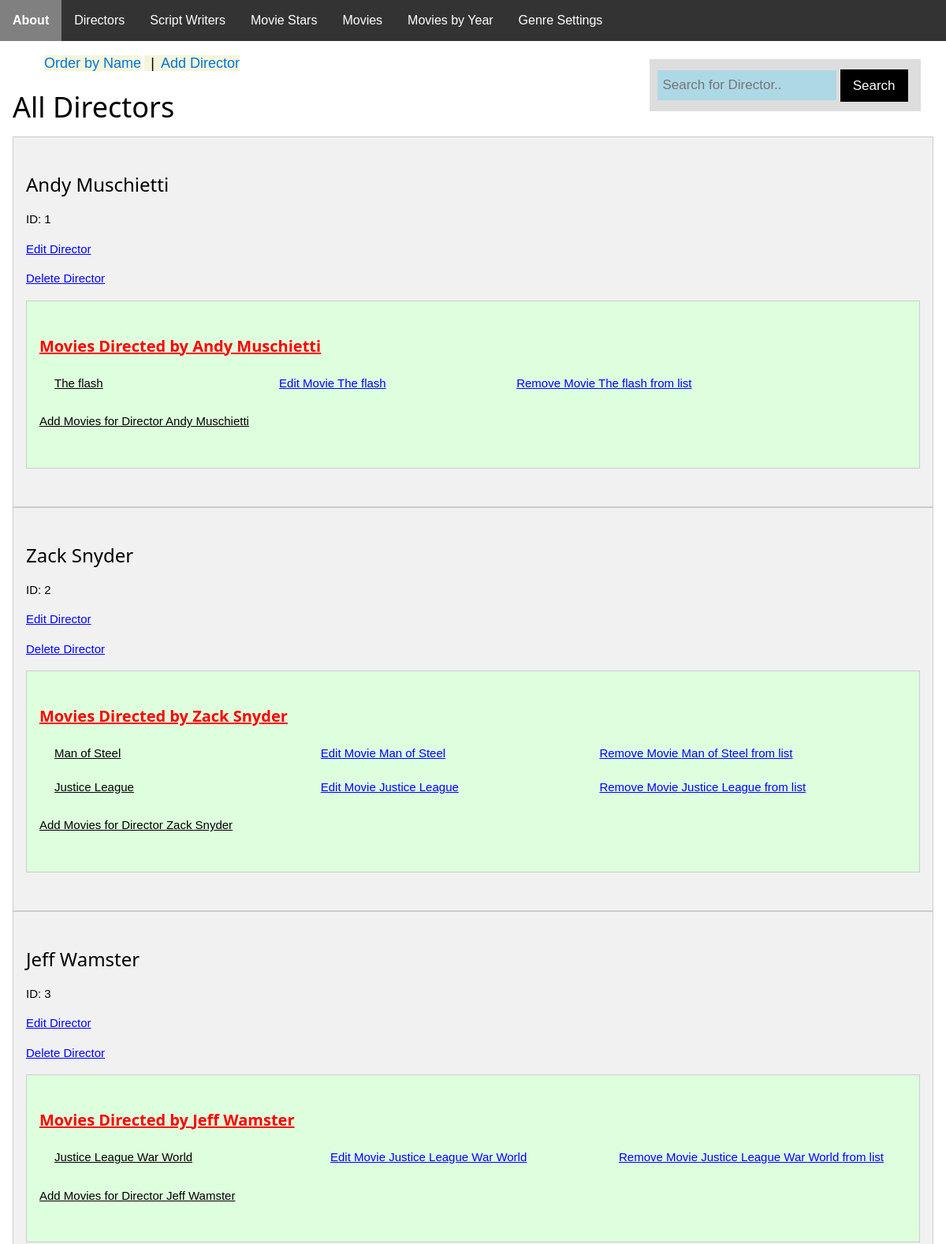
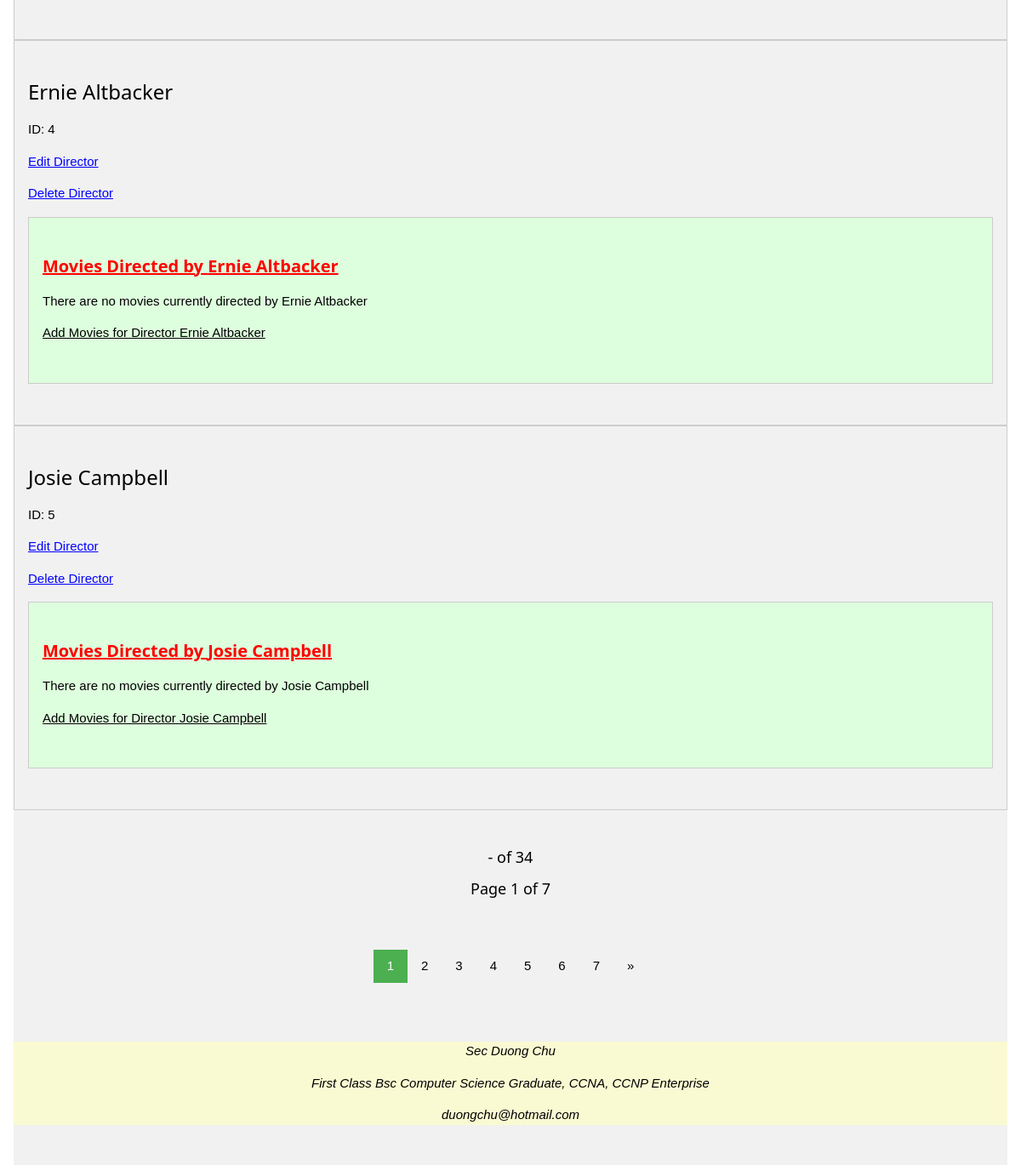
The page /directors/index on the database its author committed (2 pictures, top to bottom).
### app/models/models.py (models this page shows, shortened)
class director(db.Model):
    Director_ID = db.Column(db.Integer, primary_key=True)
    Director_Name = db.Column(db.String(100), nullable=False)

class movie(db.Model):
    Movie_ID = db.Column(db.Integer, primary_key=True)
    Movie_Title = db.Column(db.String(100), nullable=False)
    Duration = db.Column(db.Integer, nullable=False)
    Year = db.Column(db.Integer, nullable=False)
    directed_movies = db.relationship('director', secondary=DirectedMovies, backref='movie')
    categories = db.relationship('genre', secondary=CategorizedMovie, backref='movie')
    cast = db.relationship('moviestar', secondary=MovieCast, backref='movie')
    moviescripts = db.relationship('writer', secondary=MovieScript, backref='movie')
    movie_rating = db.relationship('review', backref='movie')

### app/directors/routes.py (the view)
@directors_bp.route("/", methods=['GET','POST'])
@directors_bp.route("/index", methods=['GET','POST'])
def index():
    order = request.args.get('order')
    page = request.args.get('page', 1, type=int)
    pagination = None
    title = None
    if order == "name":
        pagination = director.query.order_by(director.Director_Name).paginate(page=page, per_page=5)
        title = "All Directors order by Name"
    else:
        pagination = director.query.paginate(page=page, per_page=5)
        title = "All Directors"
    return render_template("directors/index.html", title=title,
                           pagination=pagination, order=order)

### app/templates/directors/index.html (shortened to what this page needs)
{% extends "base.html" %}
{% block content %}
 <ul class="breadcrumb">
	<li><a href="{{ url_for('directors.index', page=1, order='name') }}">Order by Name</a></li>
    <li><a href="{{ url_for('directors.create') }}">Add Director</a></li>
	<div class="search-container">
		<form method="post" action="{{ url_for('directors.search') }}">
			<input id="text" type="text" placeholder="Search for Director.." name="keyword">
			<button class="w3-button w3-black" type="submit">Search</button>
		</form>
	</div>
</ul>
<h1> {{ title }} </h1>
	{% set count = namespace(value=0) %}
	{% set directorcount = namespace(value=0) %}
	{% for director in pagination.items %}
		<div class="w3-container w3-light-grey w3-teal w3-border w3-padding-32">
				{% set directorcount.value = directorcount.value + 1 %}
				{% set directorid = "director" + directorcount.value|string %}
			<span id="{{ directorid }}">
				<h3>  {{ director.Director_Name }} </h3>
				<p> ID: {{ director.Director_ID }} </p>
				<p> <a class="alink" href="{{ url_for('directors.editDirector', Id=director.Director_ID) }}"> Edit Director </a> </p>
				<p><a class="alink" href="#"
				onclick="deleteEntity('{{ directorid }}','{{ url_for('directors.delete',Id=director.Director_ID) }}','{{ director.Director_Name }}')">
				Delete Director</a></p>
				<div class="w3-panel w3-padding-32 w3-pale-green w3-teal w3-border">
					<h4 class="header">Movies Directed by {{ director.Director_Name }} </h4>
					{% if director.movie|length == 0 %}
						<p> There are no movies currently directed by {{ director.Director_Name }} </p>
					{% else %}
						<ul = class="w3-ul">
							<table class="tabledata">
								{% for _movie in director.movie %}
									{% set count.value = count.value + 1 %}
									{% set rowid = 'row' + count.value|string %}
									<tr id="{{ rowid }}">
										<td><li><a href="{{ url_for('movies.movieDetails',Id=_movie.Movie_ID) }}">
										{{ _movie.Movie_Title }} </a></li></td>
										<td><a class="alink" href="{{ url_for('movies.editMovie',Id=_movie.Movie_ID) }}">
										Edit Movie {{ _movie.Movie_Title }} </a></td>
										<td><a class="alink" href="#"
										onclick="deleteAndHideRow('{{ rowid }}',
										'{{ url_for('directors.removeMovie',Id=director.Director_ID, movieId=_movie.Movie_ID) }}'
										,'{{ director.Director_Name }}','{{ _movie.Movie_Title }}')">
										Remove Movie {{ _movie.Movie_Title }} from list </a></td>
									</tr>
								{% endfor %}
							</table>
						</ul>
					{% endif %}
					<p><a href="{{ url_for('directors.addMovie', Id=director.Director_ID) }}">
					Add Movies for Director {{ director.Director_Name }} </a></p>
				</div>
		</div>
	{% endfor %}
	<div class="w3-light-grey w3-padding-32" style="text-align: center;">
		<h5> {{ pagination.first }} - {{ pagination.last }} of {{ pagination.total }}</h5>
		<h5> Page {{ pagination.page }} of {{ pagination.pages }} </h5>
	<div>
	<div class="pagination w3-panel w3-padding-32">
		{% for number in range(1, pagination.pages + 1) %}
			{% if pagination.page != number %}
				<a href="{{ url_for('directors.index', page=number, order=order) }}">{{ number }} </a>
			{% else %}
				<a href="{{ url_for('directors.index', page=number, order=order) }}" class="active">{{ number }}</a>
			{% endif %}
		{% endfor %}
		{% if pagination.has_next %}
			<a href="{{ url_for('directors.index', page=pagination.next_num, order=order) }}">&raquo;</a>
		{% endif %}
	</div>
{% endblock %}

### app/templates/base.html (shortened to what this page needs)
<!DOCTYPE html>
<html>
<head>
<link rel="stylesheet" href="{{ url_for('static', filename='common.css') }}">
<link rel="stylesheet"  href="{{ url_for('static', filename='style.css') }}">
</head>
<body>
	<div class="navbar">
				<a href="{{ url_for('main.about') }}">About</a>
				<a href="{{ url_for('directors.index') }}">Directors</a>
				<a href="{{ url_for('writers.index') }}">Script Writers</a>
				<a href="{{ url_for('moviestars.index') }}">Movie Stars</a>
		<div class="dropdown">
				<button class="dropbtn"> Movies
				</button>
		</div>
		<div class="dropdown">
				<button class="dropbtn"> Movies by Year
				</button>
		</div>
		<div class="dropdown">
				<button class="dropbtn"> Genre Settings
				</button>
		</div>
	</div>
    <div class="w3-container">
	{% block content %}{% endblock %}
        <div class="footer" style="width:100;">
            <p><i>Sec Duong Chu</i></p>
            <p><i>First Class Bsc Computer Science Graduate, CCNA, CCNP Enterprise</i></p>
            <p><i>duongchu@hotmail.com</i></p>
        </div>
    </div>
</body>
</html>

### app/static/common.css (style rules this page uses)
html { box-sizing:border-box }
*,*:before,*:after { box-sizing:inherit }
html { -ms-text-size-adjust:100%;-webkit-text-size-adjust:100% }
body { margin:0 }
a { background-color:transparent }
button,input,select,textarea,optgroup { font:inherit;margin:0 }
button,input { overflow:visible }
button,select { text-transform:none }
button,[type=button],[type=reset],[type=submit] { -webkit-appearance:button }
html,body { font-family:Verdana,sans-serif;font-size:15px;line-height:1.5 }
html { overflow-x:hidden }
h1 { font-size:36px }
h3 { font-size:24px }
h4 { font-size:20px }
h5 { font-size:18px }
h1,h2,h3,h4,h5,h6 { font-family:"Segoe UI",Arial,sans-serif;font-weight:400;margin:10px 0 }
a { color:inherit }
.w3-btn,.w3-button { border:none;display:inline-block;padding:8px 16px;vertical-align:middle;overflow:hidden;text-decoration:none;color:inherit;background-color:inherit;text-align:center;cursor:pointer;white-space:nowrap }
.w3-btn,.w3-button { -webkit-touch-callout:none;-webkit-user-select:none;-khtml-user-select:none;-moz-user-select:none;-ms-user-select:none;user-select:none }
.w3-ul { list-style-type:none;padding:0;margin:0 }
.w3-ul li { padding:8px 16px;border-bottom:1px solid #ddd }
.w3-ul li:last-child { border-bottom:none }
.w3-container:after,.w3-container:before,.w3-panel:after,.w3-panel:before,.w3-row:after,.w3-row:before,.w3-row-padding:after,.w3-row-padding:before, .w3-cell-row:before,.w3-cell-row:after,.w3-clear:after,.w3-clear:before,.w3-bar:before,.w3-bar:after { content:"";display:table;clear:both }
.w3-container,.w3-panel { padding:0.01em 16px }
.w3-panel { margin-top:16px;margin-bottom:16px }
.w3-border { border:1px solid #ccc!important }
.w3-padding-32 { padding-top:32px!important;padding-bottom:32px!important }
.w3-teal,.w3-hover-teal:hover { color:#fff!important;background-color:#009688!important }
.w3-black,.w3-hover-black:hover { color:#fff!important;background-color:#000!important }
.w3-light-grey,.w3-hover-light-grey:hover,.w3-light-gray,.w3-hover-light-gray:hover { color:#000!important;background-color:#f1f1f1!important }
.w3-pale-green,.w3-hover-pale-green:hover { color:#000!important;background-color:#ddffdd!important }

### app/static/style.css (style rules this page uses)
body { font-family: Arial, Helvetica, sans-serif; }
.navbar { overflow: hidden; background-color: #333; }
.navbar a { float: left; font-size: 16px; color: white; text-align: center; padding: 14px 16px; text-decoration: none; }
.dropdown { float: left; overflow: hidden; }
.dropdown .dropbtn { font-size: 16px; border: none; outline: none; color: white; padding: 14px 16px; background-color: inherit; font-family: inherit; margin: 0; }
.footer { left: 0; bottom: 0; width: 100%; background-color: lightgoldenrodyellow; text-align: center; margin: auto; }
ul.breadcrumb li { display: inline; font-size: 18px; background-color: Beige; font-weight: normal; }
ul.breadcrumb li+li:before { padding: 8px; color: black; content: "|"; }
ul.breadcrumb li a { color: #0275d8; text-decoration: none; font-size: 18px; font-weight: normal; }
.pagination { display: inline-block; }
.pagination a { color: black; float: left; padding: 8px 16px; text-decoration: none; transition: background-color .3s; }
.pagination a.active { background-color: #4CAF50; color: white; }
input[type=text], [type=number], [type=select] { width: 100%; padding: 12px 20px; margin: 8px 0; box-sizing: border-box; border: 1px solid #555; outline: none; }
input[type=text], [type=number], [type=select]:focus { background-color: lightblue; }
.search-container { float: right; padding: 6px 10px; margin-top: 8px; margin-right: 16px; background: #ddd; font-size: 17px; border: none; cursor: pointer; }
#text { padding: 6px; margin-top: 8px; font-size: 17px; border: none; background-color: light-blue; width: 70%; }
.header { color: red; text-decoration: underline; font-weight: bold; }
.alink { color: blue; }
.tabledata td { width: 25%; }

### rows shown on the page
director: Director_Name "Andy Muschietti", Director_ID "1"
movie: Movie_Title "The flash"
director: Director_Name "Zack Snyder", Director_ID "2"
movie: Movie_Title "Man of Steel"
movie: Movie_Title "Justice League"
director: Director_Name "Jeff Wamster", Director_ID "3"
movie: Movie_Title "Justice League War World"
director: Director_Name "Ernie Altbacker", Director_ID "4"
director: Director_Name "Josie Campbell", Director_ID "5"

### other values the page prints
{{ title }} "All Directors"
{{ pagination.total }} "34"
{{ pagination.page }} "1"
{{ pagination.pages }} "7"
{{ number }} "1"
{{ number }} "2" "3" "4" "5" "6" "7"
